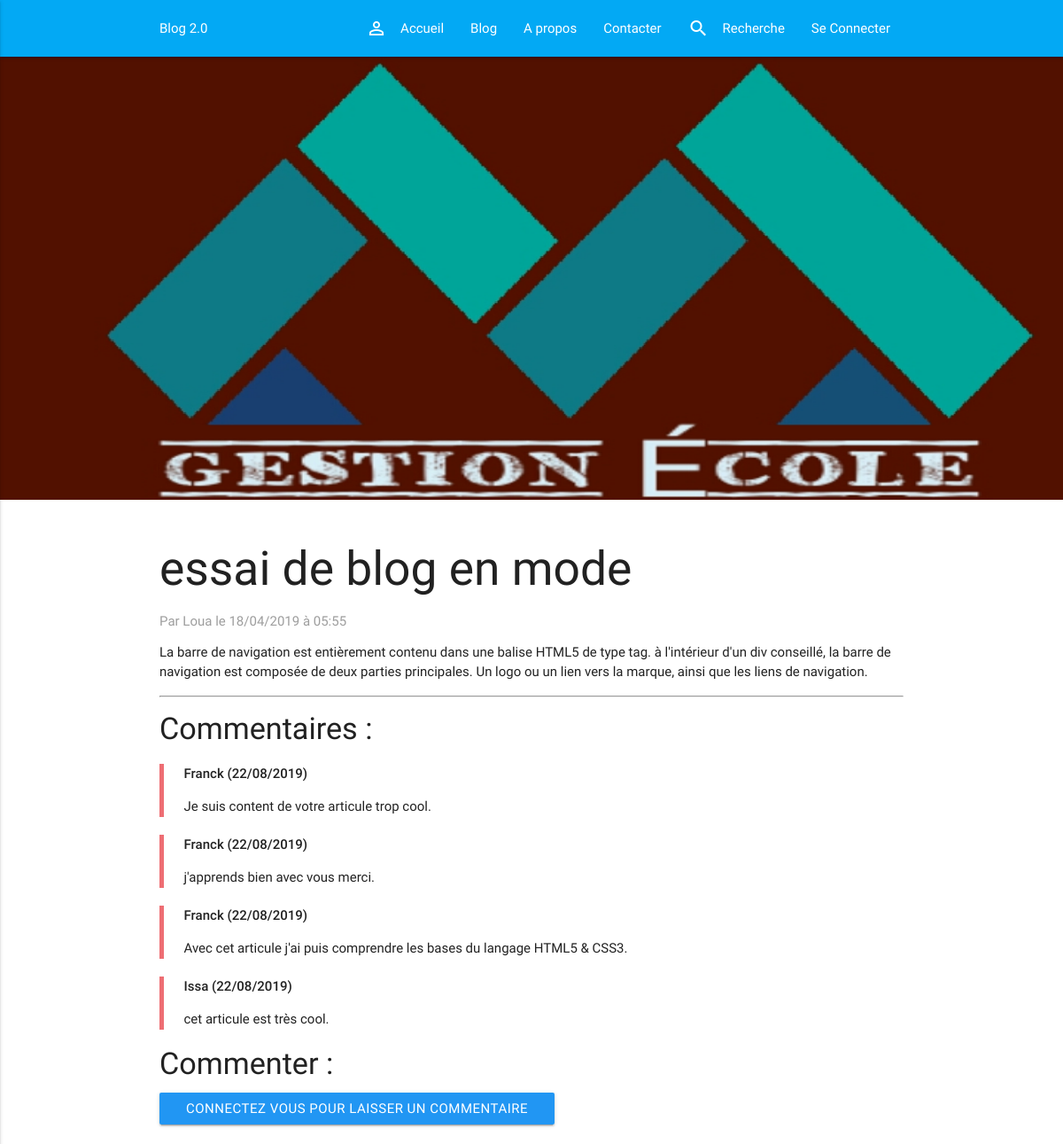
The page /index.php?page=posts&id=1 on the database its author committed.
### tables this page shows
CREATE TABLE `posts` (
  `id` int(11) NOT NULL AUTO_INCREMENT,
  `title` varchar(255) NOT NULL,
  `containte` text NOT NULL,
  `image` varchar(255) NOT NULL DEFAULT 'posts2.jpg',
  `date` datetime NOT NULL,
  `writer` varchar(255) NOT NULL,
  `posted` tinyint(1) NOT NULL,
  PRIMARY KEY (`id`)
);

CREATE TABLE `commentaires` (
  `id` int(11) NOT NULL AUTO_INCREMENT,
  `name` varchar(250) NOT NULL,
  `email` varchar(250) NOT NULL,
  `comments` text NOT NULL,
  `post_id` int(11) NOT NULL,
  `datec` datetime NOT NULL,
  `vu` tinyint(1) NOT NULL DEFAULT '0',
  PRIMARY KEY (`id`)
);

### functions/posts.func.php (called while the page is built, shortened)
<?php
	function get_postsid(){
			global $db;
			$req = $db->query("SELECT posts.id,posts.title,posts.image,posts.containte,posts.date,admin.name FROM posts JOIN admin ON posts.writer = admin.email
					WHERE posts.id ='{$_GET['id']}' AND posts.posted ='1' ");
			$result = $req->fetchObject();
			return $result;
	}
	function get_comments(){
		global $db;
		$req = $db->query("SELECT * FROM commentaires WHERE post_id='{$_GET['id']}' ORDER BY datec DESC");
		$results = [];
		while ($rows = $req->fetchObject()) {
			$results[] = $rows;
		}
		return $results;
	}
 ?>

### pages/posts.php (the view, shortened to what this page needs)
<?php
	$post = get_postsid();
	if ($post == false) {
		header("Location:index.php?page=error");
	} else{
 ?>
	<div class="parallax-container">
		<div class="parallax">
	 		<img style="height: 50px;" src="img/posts/<?php echo  $post->image ?>" alt="<?php echo $post->title ?>" />
	 	</div>
 	</div>
 	<br/>
 <div class="container">
 <h2><?= $post->title; ?></h2>
 <h6 class="grey-text">Par <?= $post->name; ?> le <?= date("d/m/Y à H:s", strtotime($post->date)); ?> </h6>
 <p> <?= nl2br($post->containte); ?></p>
  <?php
	}
 ?>
<hr/>
<h4>Commentaires :</h4>
<?php
		$responses = get_comments();
		if ($responses != false) {
			foreach ($responses as $response) {
			?>
			<blockquote>
				<strong><?php echo $response->name; ?> (<?php echo date("d/m/Y", strtotime($response->datec)) ; ?>)</strong>
				<p><?php echo nl2br($response->comments) ; ?></p>
			</blockquote>
			<?php
		}
		} else{
			echo "Aucun commentaire n'a été publié sur ce article soyez le premier !";
		}
 ?>
<h4>Commenter :</h4>
<?php
	if (!isset($_SESSION['admin'])) {
            ?>
			    <div class="col s12">
					<a href="index.php?page=compteuser" class="btn waves-effect blue">Connectez vous pour laisser un commentaire</a>
				</div>
   			<?php
   }
 ?>
 <div class="col s12"> <br/></div>

### rows shown on the page
posts: image (picture), title "essai de blog en mode", admin.name "Loua", date "18/04/2019 à 05:55", containte "La barre de navigation est entièrement contenu dans une balise HTML5 de type tag. à l'intérieur d'un div conseillé, la barre de navigation est composée de deux parties principales. Un logo ou un lien vers la marque, ainsi que les liens de navigation."
commentaires: name "Franck", datec "22/08/2019", comments "Je suis content de votre articule trop cool."
commentaires: name "Franck", datec "22/08/2019", comments "j'apprends bien avec vous merci."
commentaires: name "Franck", datec "22/08/2019", comments "Avec cet articule j'ai puis comprendre les bases du langage HTML5 & CSS3."
commentaires: name "Issa", datec "22/08/2019", comments "cet articule est très cool."
